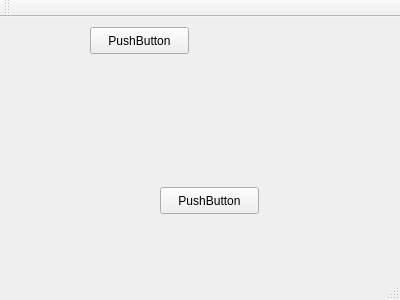
<?xml version="1.0" encoding="UTF-8"?>
<ui version="4.0">
 <class>MainWindow</class>
 <widget class="QMainWindow" name="MainWindow">
  <property name="geometry">
   <rect>
    <x>0</x>
    <y>0</y>
    <width>400</width>
    <height>300</height>
   </rect>
  </property>
  <property name="windowTitle">
   <string>MainWindow</string>
  </property>
  <widget class="QWidget" name="centralWidget">
   <widget class="QPushButton" name="pushButton">
    <property name="geometry">
     <rect>
      <x>90</x>
      <y>10</y>
      <width>99</width>
      <height>27</height>
     </rect>
    </property>
    <property name="text">
     <string>PushButton</string>
    </property>
   </widget>
   <widget class="QPushButton" name="pushButton_2">
    <property name="geometry">
     <rect>
      <x>160</x>
      <y>170</y>
      <width>99</width>
      <height>27</height>
     </rect>
    </property>
    <property name="text">
     <string>PushButton</string>
    </property>
   </widget>
  </widget>
  <widget class="QMenuBar" name="menuBar">
   <property name="geometry">
    <rect>
     <x>0</x>
     <y>0</y>
     <width>400</width>
     <height>25</height>
    </rect>
   </property>
  </widget>
  <widget class="QToolBar" name="mainToolBar">
   <attribute name="toolBarArea">
    <enum>TopToolBarArea</enum>
   </attribute>
   <attribute name="toolBarBreak">
    <bool>false</bool>
   </attribute>
  </widget>
  <widget class="QStatusBar" name="statusBar"/>
 </widget>
 <layoutdefault spacing="6" margin="11"/>
 <resources/>
 <connections/>
</ui>
